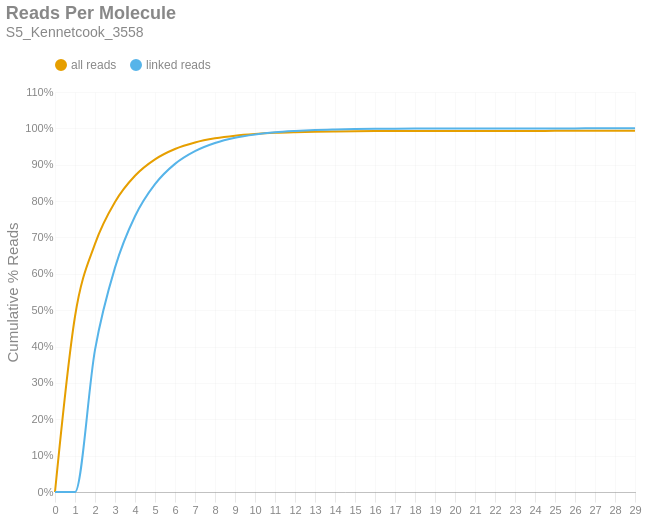

Here is the notebook cell this chart was saved with:
### Markdown cell above
### Reads per Molecule
This chart shows the cumulative distribution of the number of reads per linked molecule. That is, how many alignments are associated with a unique molecule. This excludes the number of reads associated with invalid or absent linked-read barcodes. The `linked` histogram is the percentages recalculated when disregarding singletons.

### Code cell
if SKIPLR:
    print_html(f"Skipped")
else:
    counts = np.bincount(valids['reads'].cast(pl.Int64).to_numpy())
    weighted = counts * np.arange(len(counts))
    all_perc = weighted / n_reads
    linked_perc = weighted / n_linked_reads
    linked_perc[1] = 0
    binned_df = pl.DataFrame({
        'readsper': list(range(len(counts))),
        'all reads (cumsum)': np.cumsum(all_perc).tolist(),
        'linked reads (cumsum)': np.cumsum(linked_perc).tolist(),
    })

    with SafeRender(binned_df):
        (
            density_plot(binned_df, 'Reads Per Molecule', samplename, 'readspmol')
            .encode(
                x=alt.X('readsper:O', title=None).axis(labelAngle=0).scale(padding=0),
                y=alt.Y('value:Q', title='Cumulative % Reads').axis(format='%').stack(False),
                color=alt.Color("key:N").scale(domain=["all reads", "linked reads"]),
                tooltip=[
                    alt.Tooltip("key:N", title="Data Type"),
                    alt.Tooltip("readsper:O", title="Reads Per Molecule"),
                    alt.Tooltip("value:Q", format=".2%", title="% Reads (Cum.)")
                ]            
            )
        ).display()

### Figure 1 — Vega-Lite specification as saved in the notebook (floating-point values rounded to 4 significant figures)
{"width": "container", "height": 400, "config": {"title": {"anchor": "start", "dy": -15, "fontSize": 18, "color": "#888888", "subtitleColor": "#888888", "subtitleFontSize": 14}, "arc": {"fill": "#0072B2"}, "axis": {"domainColor": "#888888", "domainWidth": 0.5, "gridWidth": 0.2, "grid": false, "titleFontWeight": 400, "titleFontSize": 15, "labelFontSize": 11, "labelColor": "#888888", "tickColor": "#888888", "tickWidth": 0.2, "titleColor": "#888888"}, "axisBand": {"grid": false}, "axisX": {"grid": true, "tickSize": 10, "domainCap": "round"}, "axisY": {"domain": false, "grid": true, "tickSize": 0, "domainCap": "round"}, "background": "transparent", "header": {"labelFontSize": 15, "labelColor": "#888888", "titleFontSize": 15, "titleFontWeight": 600, "titleColor": "#888888"}, "legend": {"labelFont": "sans-serif", "labelFontSize": 12, "labelColor": "#888888", "symbolSize": 100, "symbolType": "circle", "titleFontSize": 12, "titlePadding": 10, "titleColor": "#888888", "title": null, "orient": "top"}, "range": {"category": ["#E69F00", "#56B4E9", "#009E73", "#F0E442", "#0072B2", "#D55E00", "#CC79A7", "#000000"], "diverging": ["#cfe8f3", "#a2d4ec", "#73bfe2", "#46abdb", "#1696d2", "#12719e"]}, "area": {"fill": "#0072B2", "fillOpacity": 0.7, "line": true, "strokeOpacity": 0.7}, "line": {"color": "#0072B2", "stroke": "#0072B2", "strokeWidth": 2}, "trail": {"color": "#0072B2", "stroke": "#0072B2", "strokeWidth": 0, "size": 1}, "point": {"filled": true, "fillOpacity": 1.0, "size": 95}, "text": {"color": "#888888", "fontSize": 11, "align": "right", "fontWeight": 400, "size": 11}, "bar": {"fill": "#0072B2", "stroke": null}, "view": {"stroke": null, "continuousWidth": 660, "continuousHeight": 400}}, "data": {"name": "data-c0490948680481f21429842cf54b305a"}, "mark": {"type": "line", "interpolate": "monotone", "point": {"opacity": 0, "size": 275}}, "encoding": {"color": {"field": "key", "scale": {"domain": ["all reads", "linked reads"]}, "type": "nominal"}, "tooltip": [{"field": "key", "title": "Data Type", "type": "nominal"}, {"field": "readsper", "title": "Reads Per Molecule", "type": "ordinal"}, {"field": "value", "format": ".2%", "title": "% Reads (Cum.)", "type": "quantitative"}], "x": {"axis": {"labelAngle": 0}, "field": "readsper", "scale": {"padding": 0}, "title": null, "type": "ordinal"}, "y": {"axis": {"format": "%"}, "field": "value", "stack": false, "title": "Cumulative % Reads", "type": "quantitative"}}, "params": [{"name": "param_c36ac31b6afebe62", "select": {"type": "point", "fields": ["key"]}, "bind": "legend"}], "title": {"text": "Reads Per Molecule", "subtitle": "S5_Kennetcook_3558"}, "transform": [{"fold": ["all reads (cumsum)", "linked reads (cumsum)"]}, {"calculate": "replace(datum.key, ' (cumsum)', '')", "as": "key"}, {"filter": {"param": "param_c36ac31b6afebe62"}}], "usermeta": {"embedOptions": {"downloadFileName": "S5_Kennetcook_3558.readspmol"}}, "$schema": "https://vega.github.io/schema/vega-lite/v6.1.0.json", "datasets": {"data-c0490948680481f21429842cf54b305a": [{"readsper": 0, "all reads (cumsum)": 0.0, "linked reads (cumsum)": 0.0}, {"readsper": 1, "all reads (cumsum)": 0.4827, "linked reads (cumsum)": 0.0}, {"readsper": 2, "all reads (cumsum)": 0.6823, "linked reads (cumsum)": 0.391}, {"readsper": 3, "all reads (cumsum)": 0.7977, "linked reads (cumsum)": 0.6171}, {"readsper": 4, "all reads (cumsum)": 0.8697, "linked reads (cumsum)": 0.7583}, {"readsper": 5, "all reads (cumsum)": 0.9148, "linked reads (cumsum)": 0.8465}, {"readsper": 6, "all reads (cumsum)": 0.9433, "linked reads (cumsum)": 0.9023}, {"readsper": 7, "all reads (cumsum)": 0.9612, "linked reads (cumsum)": 0.9374}, {"readsper": 8, "all reads (cumsum)": 0.9726, "linked reads (cumsum)": 0.9598}, {"readsper": 9, "all reads (cumsum)": 0.98, "linked reads (cumsum)": 0.9743}, {"readsper": 10, "all reads (cumsum)": 0.9846, "linked reads (cumsum)": 0.9832}, {"readsper": 11, "all reads (cumsum)": 0.9877, "linked reads (cumsum)": 0.9893}, {"readsper": 12, "all reads (cumsum)": 0.9895, "linked reads (cumsum)": 0.993}, {"readsper": 13, "all reads (cumsum)": 0.9908, "linked reads (cumsum)": 0.9955}, {"readsper": 14, "all reads (cumsum)": 0.9916, "linked reads (cumsum)": 0.997}, {"readsper": 15, "all reads (cumsum)": 0.9921, "linked reads (cumsum)": 0.998}, {"readsper": 16, "all reads (cumsum)": 0.9924, "linked reads (cumsum)": 0.9986}, {"readsper": 17, "all reads (cumsum)": 0.9926, "linked reads (cumsum)": 0.9991}, {"readsper": 18, "all reads (cumsum)": 0.9928, "linked reads (cumsum)": 0.9994}, {"readsper": 19, "all reads (cumsum)": 0.9929, "linked reads (cumsum)": 0.9996}, {"readsper": 20, "all reads (cumsum)": 0.993, "linked reads (cumsum)": 0.9997}, {"readsper": 21, "all reads (cumsum)": 0.993, "linked reads (cumsum)": 0.9998}, {"readsper": 22, "all reads (cumsum)": 0.993, "linked reads (cumsum)": 0.9998}, {"readsper": 23, "all reads (cumsum)": 0.9931, "linked reads (cumsum)": 0.9999}, {"readsper": 24, "all reads (cumsum)": 0.9931, "linked reads (cumsum)": 0.9999}, {"readsper": 25, "all reads (cumsum)": 0.9931, "linked reads (cumsum)": 1.0}, {"readsper": 26, "all reads (cumsum)": 0.9931, "linked reads (cumsum)": 1.0}, {"readsper": 27, "all reads (cumsum)": 0.9931, "linked reads (cumsum)": 1.0}, {"readsper": 28, "all reads (cumsum)": 0.9931, "linked reads (cumsum)": 1.0}, {"readsper": 29, "all reads (cumsum)": 0.9931, "linked reads (cumsum)": 1.0}]}}
